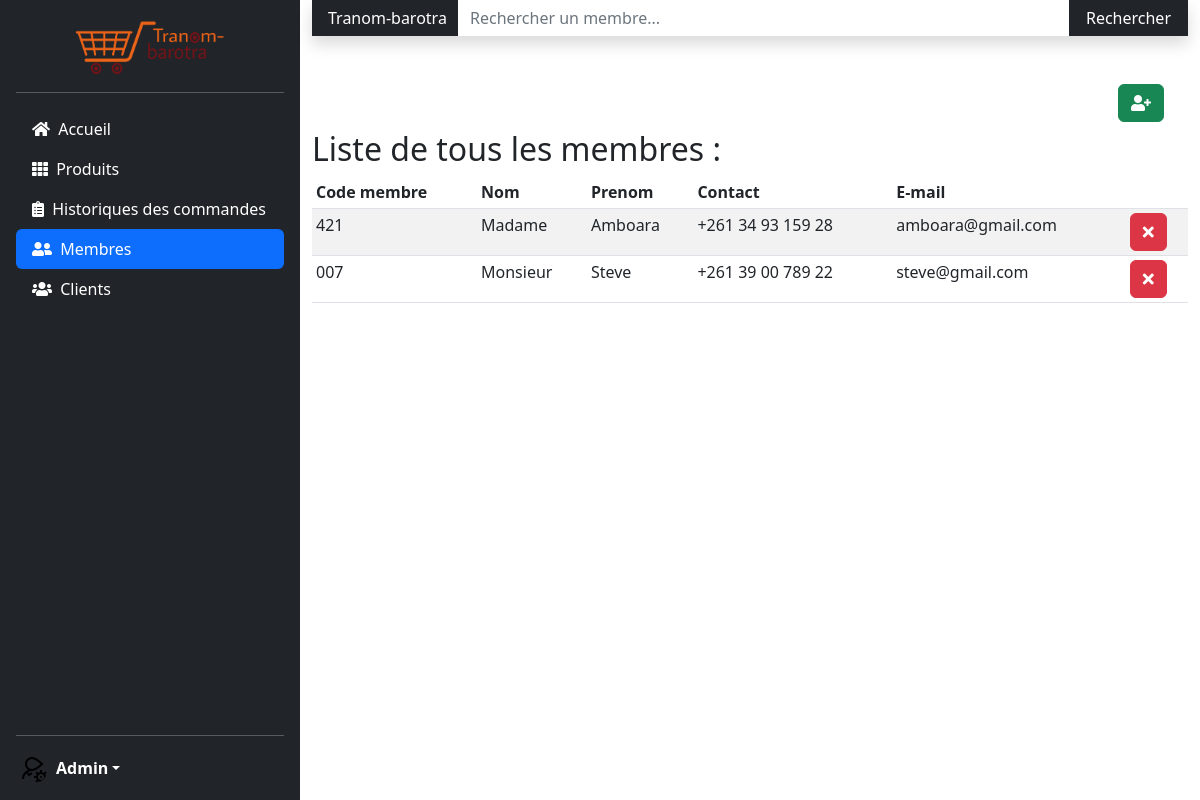
The page /pages/memberArea/admin/AdminSpace.php?selectedPage=3 on the database its author committed.
### tables this page shows
CREATE TABLE Member (
    memberID INT AUTO_INCREMENT,
    memberCode VARCHAR(10),
    name VARCHAR(30) NOT NULL,
    firstName VARCHAR(30) NOT NULL,
    contact VARCHAR(20) NOT NULL,
    mail VARCHAR(50) NOT NULL,
    password VARCHAR(50) NOT NULL,
    isAdmin INT(1) NOT NULL,
    PRIMARY KEY(memberID)
);

### inc/DataBaseConnect.php (called while the page is built, shortened)
<?php
function getDataBase()
{
    static $bdd = null;
    if ($bdd == null) {
        $bdd = mysqli_connect("sql100.iceiy.com", "icei_33539791", "grocery2000", "icei_33539791_grocery");
    }
    return $bdd;
}

### inc/Functions.php (called while the page is built, shortened)
<?php
include("DataBaseConnect.php");
function getMemberCode($memberID)
{
    return mysqli_fetch_assoc(mysqli_query(getDataBase(), "SELECT memberCode FROM Member WHERE memberID=" . $memberID))["memberCode"];
}
function getMemberName($memberID)
{
    return mysqli_fetch_assoc(mysqli_query(getDataBase(), "SELECT name FROM Member WHERE memberID=" . $memberID))["name"];
}
function getMemberFirstName($memberID)
{
    return mysqli_fetch_assoc(mysqli_query(getDataBase(), "SELECT firstName FROM Member WHERE memberID=" . $memberID))["firstName"];
}
function getMemberContact($memberID)
{
    return mysqli_fetch_assoc(mysqli_query(getDataBase(), "SELECT contact FROM Member WHERE memberID=" . $memberID))["contact"];
}
function getMemberMail($memberID)
{
    return mysqli_fetch_assoc(mysqli_query(getDataBase(), "SELECT mail FROM Member WHERE memberID=" . $memberID))["mail"];
}
function getAllMembers()
{
    $members = array();
    $result = mysqli_query(getDataBase(), "SELECT memberID FROM Member WHERE isAdmin=0");
    while ($data = mysqli_fetch_assoc($result)) {
        $members[] = $data["memberID"];
    }
    return $members;
}

### pages/memberArea/admin/MemberList.php (the view, shortened to what this page needs)
<?php
$foundMembers = getAllMembers();
$defaultHeader = "Liste de tous les membres";
?>
<form class="navbar navbar-dark sticky-top bg-dark flex-md-nowrap p-0 shadow" action="./AdminSpace.php?selectedPage=3&memberSearch=1" method="POST">
    <a class="navbar-brand col-md-3 col-lg-2 me-0 px-3 fs-6" href="#">Tranom-barotra</a>
    <input class="form-control form-control-dark w-100 rounded-0 border-0" type="text" placeholder="Rechercher un membre..." aria-label="Search" name="search">
    <button class="nav-link px-3 btn btn-dark text-white" href="#">Rechercher</button>
</form>
<div class="add d-flex justify-content-end mt-5">
    <a class="btn btn-success mx-4" href="./Treatment.php?new=0&selectedPage=3"><i class="fas fa-user-plus"></i></a>
</div>
<?php if (count($foundMembers) > 0) { ?>
    <h2 class="my-2"><?php echo $defaultHeader; ?> : </h2>
    <table class="table table-striped table-sm">
        <thead>
            <tr>
                <th scope="col">Code membre</th>
                <th scope="col">Nom</th>
                <th scope="col">Prenom</th>
                <th scope="col">Contact</th>
                <th scope="col">E-mail</th>
                <th scope="col"></th>
            </tr>
        </thead>
        <tbody>
            <?php foreach ($foundMembers as $member) { ?>
                <tr>
                    <td><?php echo getMemberCode($member); ?></td>
                    <td><?php echo getMemberName($member); ?></td>
                    <td><?php echo getMemberFirstName($member); ?></td>
                    <td><?php echo getMemberContact($member); ?></td>
                    <td><?php echo getMemberMail($member); ?></td>
                    <td><a href="./Treatment.php?del=<?php echo $member; ?>&selectedPage=3" class="btn btn-danger"><i class="fas fa-times"></i></a></td>
                </tr>
            <?php } ?>
        </tbody>
    </table>
<?php } else { ?>
    <p class="text-danger text-center mt-5">Aucun membre trouvé</p>
<?php } ?>

### assets/css/AdminSpace.css (style rules this page uses)
html, body, .row { height: 100%; }

### rows shown on the page
member: memberCode "421", name "Madame", firstName "Amboara", contact "+261 34 93 159 28", mail "amboara@gmail.com"
member: memberCode "007", name "Monsieur", firstName "Steve", contact "+261 39 00 789 22", mail "steve@gmail.com"

### other values the page prints
$page[$i][0] "Accueil"
$page[$i][0] "Produits"
$page[$i][0] "Historiques des commandes"
$page[$i][0] "Clients"
$defaultHeader "Liste de tous les membres"
